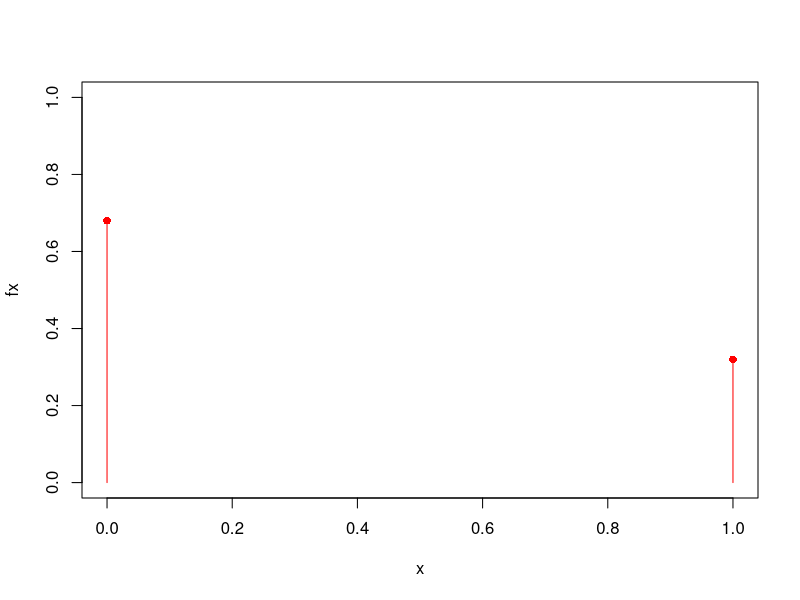
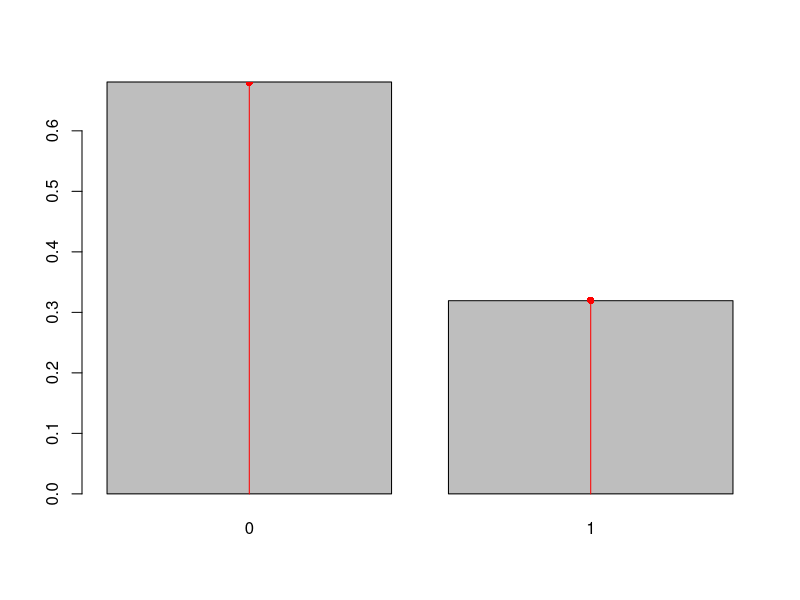
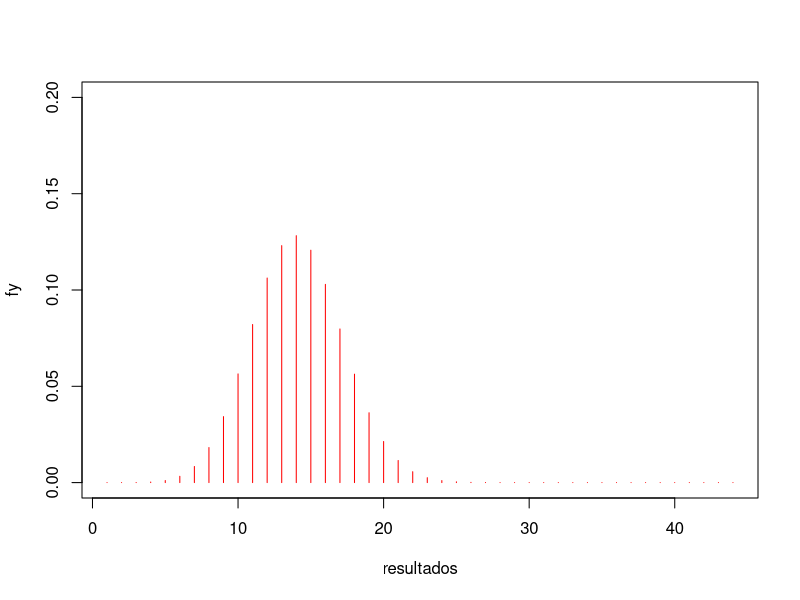
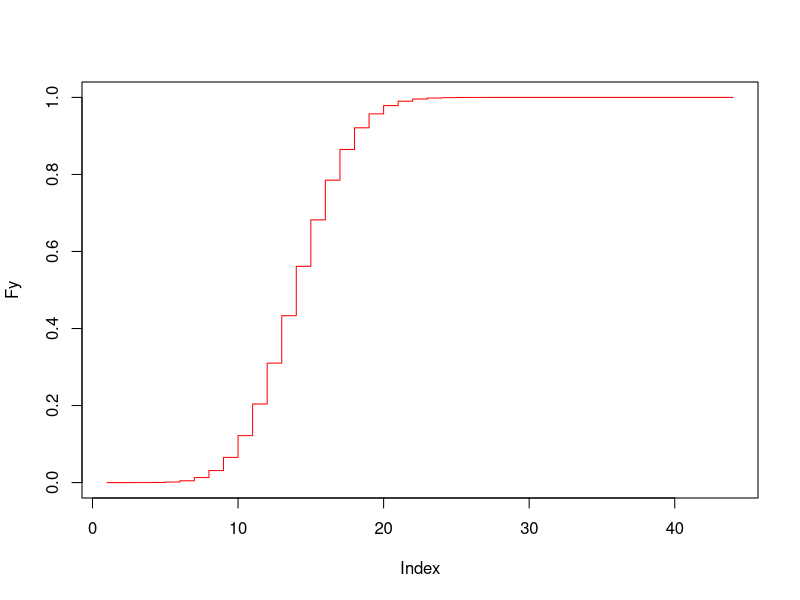
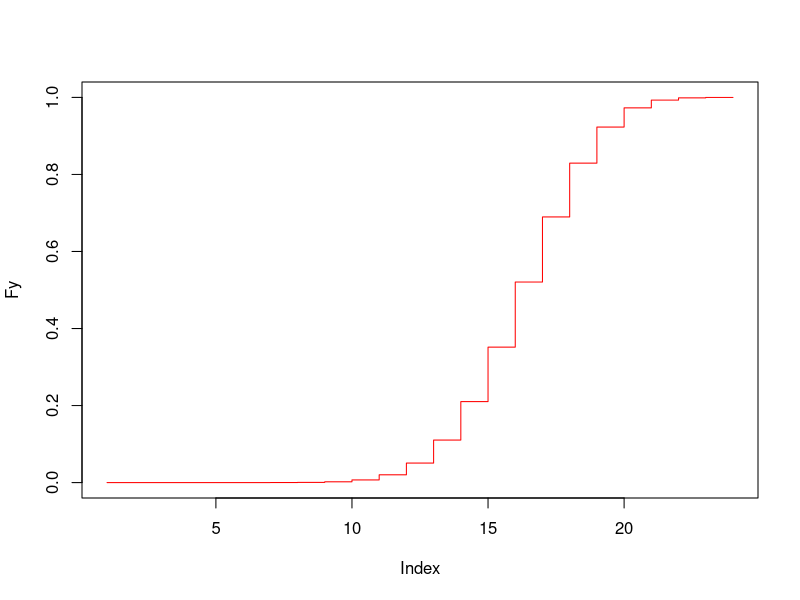

Write R code to recreate these figures, in order.
#Solucion Pregunta 1
#Espacio muestral 'S' = {A:tiene mas de 2 teles; B:tiene como max q tele}
#     Pi      x   f(xi)=P(x=xi)
# A   0.32    1       0.32
# B   0.68    0       0.68

#ensayo de Bernoulli
x <- c(0,1)
fx <- c(0.68,0.32)
cbind(x,fx)
plot(x,fx,ylim=c(0,1),type="h",col="red")
points(x,fx,pch=16,col="red")

sample(x,1)
n <- 40000
muestra <- sample(x,n,fx,replace=TRUE)
fi <- table(muestra)/n
br <- barplot(fi) #fecuencia relativa
lines(br,fx,ylim=c(0,1),type="h",col="red") #funcion de masa de probabilidad
points(br,fx,pch=16,col="red")

#datos
xbar <- mean(muestra)

#modelo
mu <- sum(x*fx)
mu

fx[2]

#datos de varianza muestral
ssq <- var(muestra)
ssq

#varianza de la funcion de masa de probabilidad
sigmasq <- sum((x-mu)^2*fx)
sigmasq
fx[1]*fx[2] #en bernoulli


#EXERCICI a)
n <- 43
set.seed(123)
muestra <- sample(x,n,fx,replace=TRUE)
muestra
sum(muestra)

y <- function(i){sum(sample(x,n,fx,replace=TRUE))}
y(2)

# bucle en R
set.seed(123)
m <- 400000 #encuestas de n=43
encuestas <- sapply(1:m,y)
fi <- table(encuestas)/m
data.frame(fi)
dbinom(13,43,0.32)

#tabla de probabilidad
resultados <- 1:43
fy <- dbinom(resultados,43,0.32)
tabladeprob <- cbind(resultados,fy)
tabladeprob

#EXERCICI b)
n <- 44
resultados <- 1:44
fy <- dbinom(resultados,44,0.32)
tabladeprob <- cbind(resultados,fy)
plot(resultados,fy,type='h',col='red',ylim=c(0,0.2))

Fy <- cumsum(fy)
tabladeprob <- cbind(resultados,fy, Fy)
tabladeprob

plot(Fy,type='s',col='red')
# |^ == |v
pbinom(17,44,0.32)

#EXERCICI c)
n <- 24
resultados <- 1:24
fy <- dbinom(resultados,24,0.68)
tabladeprob <- cbind(resultados,fy)
Fy <- cumsum(fy)
tabladeprob <- cbind(resultados,fy, Fy)
tabladeprob
#media = mu = valor esperado
mu <- sum(resultados*fy)
mu
#varianza
sigmasq <- sum((resultados-mu)^2*fy)
sigmasq 
#primer cuartil,(si esta entre medio de dos valores, se coge el mas alto)
plot(Fy,type='s',col='red')
qbinom(0.25,24,0.68)
